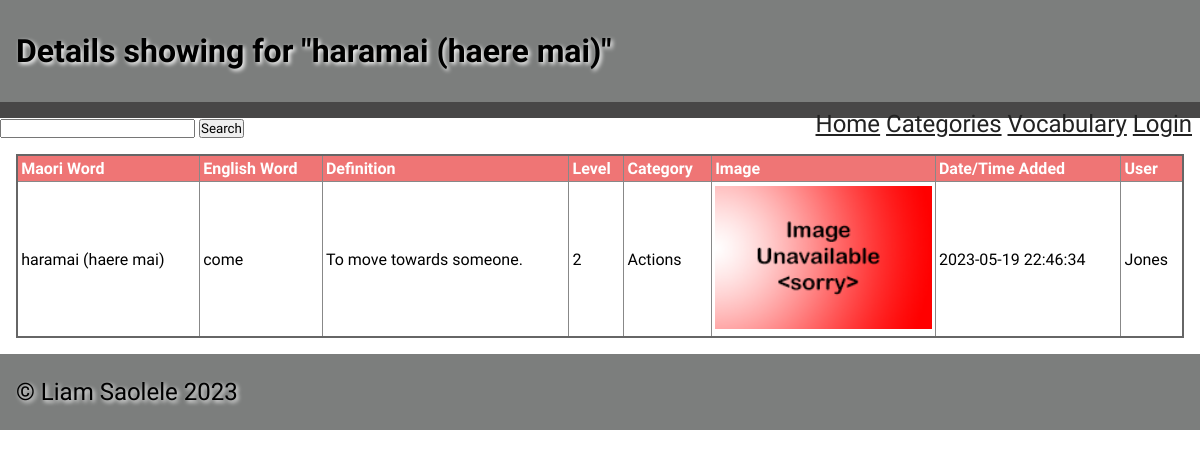
/singleword/2, run on the app's committed database.
### tables this page shows
CREATE TABLE "words_list"
(
    ID            integer
        constraint words_list_pk
            primary key autoincrement,
    Maori         varchar(30)  not null,
    English       varchar(30)  not null,
    Definition    varchar(500) not null,
    Level         integer      not null,
    cat_id        integer,
    category      varchar(30),
    image         varchar(30),
    entrydate     varchar(30),
    user_input_id varchar(30)
);

### app.py (the view)
@app.route('/singleword/<ID>')
def render_singe_word(ID):
    con = open_database(DATABASE)
    query = "SELECT * FROM words_list WHERE ID = ?"
    cur = con.cursor()
    cur.execute(query, (ID, ))
    single_word = cur.fetchone()
    con.close()
    print(single_word)
    return render_template('singleword.html', words=single_word, logged_in=is_logged_in(), teacher=is_teacher())

### app.py (called while the page is built)
def open_database(db_file):     # function to connect to database
    try:
        connection = sqlite3.connect(db_file)
        return connection
    except Error as e:
        print(e)
    return None

def is_logged_in():     # shows if or if not logged in
    if session.get("email") is None:
        print("not Logged in")
        return False
    else:
        print("Logged in")
        return True

def is_teacher():
    if session.get('teacher') == True:
        print("i am teacher")
        return True
    else:
        print("not teacher")
        return False

### templates/singleword.html
{% extends 'base.html' %}
{% block pageheading %}
Details showing for "{{ words[1] }}"
{% endblock %}
{% block main %}
    <table>
        <tr>
            <th>Maori Word</th>
            <th>English Word</th>
            <th>Definition</th>
            <th>Level</th>
            <th>Category</th>
            <th>Image</th>
            <th>Date/Time Added</th>
            <th>User</th>
        </tr>
        <tr>
            <td>{{ words[1] }}</td>
            <td>{{ words[2] }}</td>
            <td>{{ words[3] }}</td>
            <td>{{ words[4] }}</td>
            <td>{{ words[6] }}</td>
            {% if words[7] %}
            <td><img src="/static/images/{{ words[7] }}" alt="image not available" width></td>
            {% else %}
            <td><img src="/static/images/noimage.png" alt="image not available"></td>
            {% endif %}
            <td>{{ words[8] }}</td>
            <td>{{ words[9] }}</td>
        </tr>
    </table>
{% endblock %}

### static/css/style.css (style rules this page uses)
* { font-family: Comfortaa, sans-serif; margin: 0; padding: 0; box-sizing: border-box; }
img { width: 100%; }
table { width: 100%; border: 2px solid #666; border-collapse: collapse; }
th, td { border: 1px solid #888; padding: 0.2rem; text-align: left; }
th { background-color: #ef7575; color: #fff; }

### data on the page
words_list: Maori "haramai (haere mai)", English "come", Definition "To move towards someone.", Level "2", category "Actions", entrydate "2023-05-19 22:46:34", user_input "Jones"
